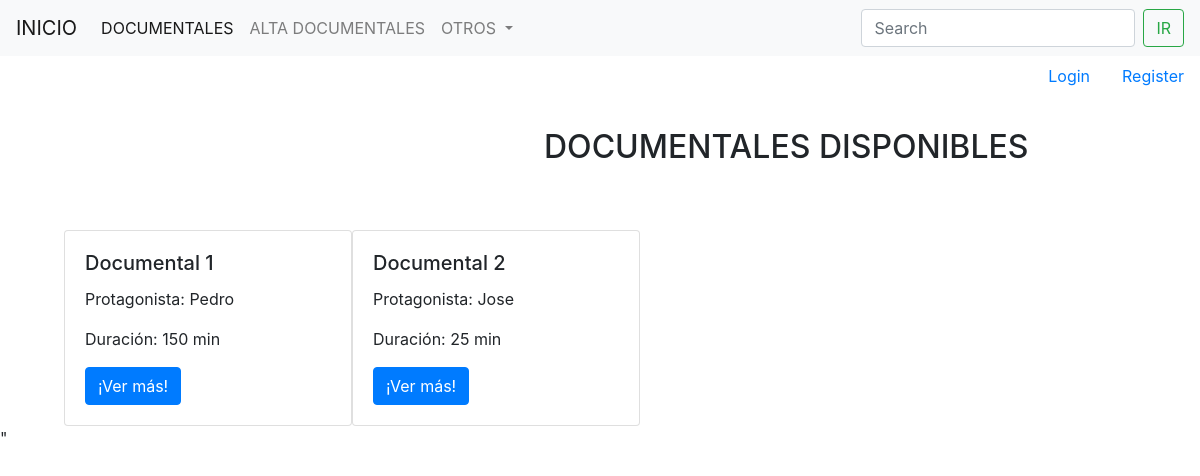
The app's page /documentales/, older data.
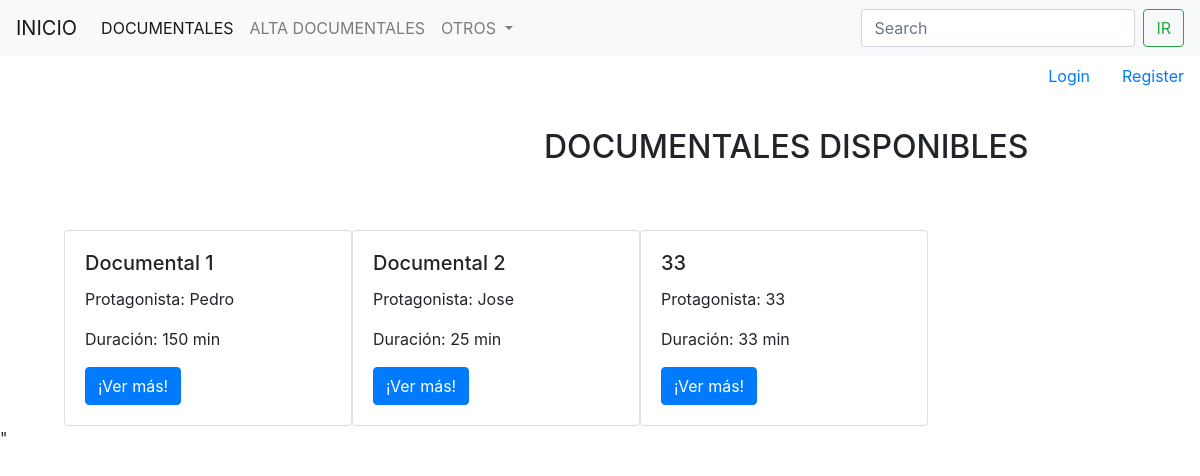
The same page, newer data.
### documental/models.py (models this page shows)
class Documental(models.Model):
    nombre = models.CharField(max_length=40)
    duracionminutos = models.IntegerField()
    actores = models.CharField(max_length=100)
    creacion =  models.IntegerField()
    SKU = models.CharField(max_length=30, unique=True)
    active = models.BooleanField(default=True)
    image = models.ImageField(upload_to = 'documental', blank=True, null=True)
    class Meta:
        verbose_name = 'documental'
        verbose_name_plural = 'documentales'

### documental/views.py (the view)
# urls.py: path('', List_documental.as_view(), name = 'list-documentales'),
class List_documental(ListView):
    model = Documental
    template_name= 'documentales.html'
    queryset = Documental.objects.all()

### templates/documentales.html (shortened to what this page needs)
{% extends 'based.html' %}
{% block contenido %}
<h2 style="margin-left:34rem; margin-top:2rem">DOCUMENTALES DISPONIBLES</h2>
<div class="d-flex" style="margin-top:4rem; margin-left:4rem">
    {% for product in object_list %}
    <div class="card" style="width: 18rem;">
        <div class="card-body">
            <h5 class="card-title">{{product.nombre}}</h5>
            <p class="card-text">Protagonista: {{product.actores}}</p>
            <p class="card-text">Duración: {{product.duracionminutos}} min</p>
            <a href="/documentales/detail-documental/{{product.id}}/" class="btn btn-primary">¡Ver más!</a>
        </div>
    </div>
    {% endfor %}
</div>
{% endblock %}

Row changes from the older to the newer data that the page shows:
added Documental: nombre "33", actores "33", duracionminutos "33"
